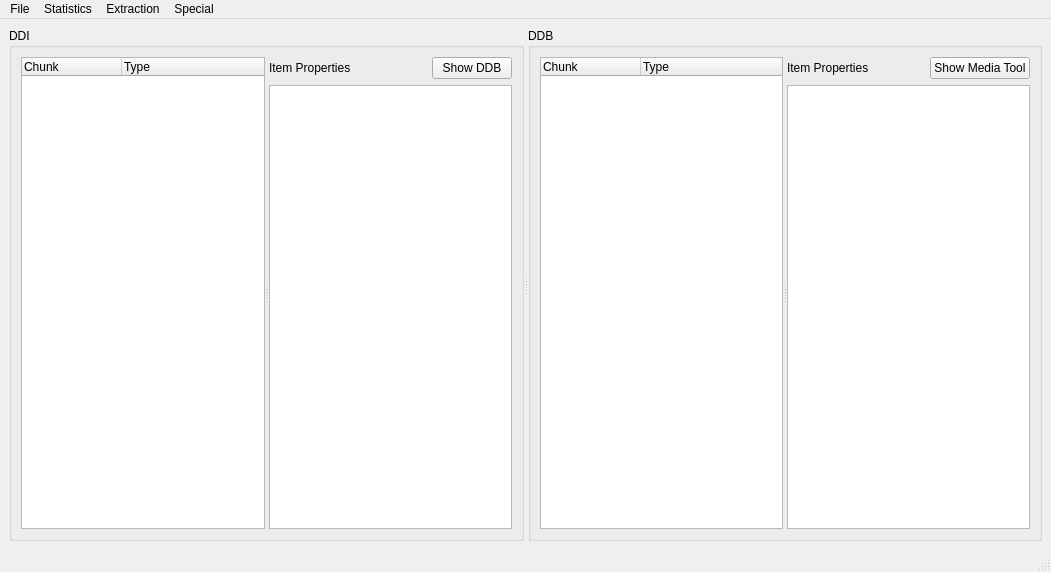
<?xml version="1.0" encoding="UTF-8"?>
<ui version="4.0">
 <class>MainWindow</class>
 <widget class="QMainWindow" name="MainWindow">
  <property name="geometry">
   <rect>
    <x>0</x>
    <y>0</y>
    <width>1051</width>
    <height>572</height>
   </rect>
  </property>
  <property name="windowTitle">
   <string>ddiview</string>
  </property>
  <widget class="QWidget" name="centralwidget">
   <layout class="QHBoxLayout" name="horizontalLayout_5">
    <item>
     <widget class="QSplitter" name="splitDdiDdb">
      <property name="orientation">
       <enum>Qt::Horizontal</enum>
      </property>
      <widget class="QGroupBox" name="grpDdi">
       <property name="title">
        <string>DDI</string>
       </property>
       <layout class="QHBoxLayout" name="horizontalLayout_2">
        <item>
         <widget class="QSplitter" name="splitter">
          <property name="orientation">
           <enum>Qt::Horizontal</enum>
          </property>
          <property name="childrenCollapsible">
           <bool>false</bool>
          </property>
          <widget class="QTreeWidget" name="treeStructure">
           <property name="uniformRowHeights">
            <bool>true</bool>
           </property>
           <property name="allColumnsShowFocus">
            <bool>true</bool>
           </property>
           <attribute name="headerCascadingSectionResizes">
            <bool>true</bool>
           </attribute>
           <column>
            <property name="text">
             <string>Chunk</string>
            </property>
           </column>
           <column>
            <property name="text">
             <string>Type</string>
            </property>
           </column>
          </widget>
          <widget class="QWidget" name="verticalLayoutWidget">
           <layout class="QVBoxLayout" name="verticalLayout">
            <item>
             <layout class="QHBoxLayout" name="horizontalLayout">
              <item>
               <widget class="QLabel" name="lblProperties">
                <property name="sizePolicy">
                 <sizepolicy hsizetype="Expanding" vsizetype="Preferred">
                  <horstretch>0</horstretch>
                  <verstretch>0</verstretch>
                 </sizepolicy>
                </property>
                <property name="text">
                 <string>Item Properties</string>
                </property>
               </widget>
              </item>
              <item>
               <widget class="QPushButton" name="btnShowDdb">
                <property name="text">
                 <string>Show DDB</string>
                </property>
                <property name="checkable">
                 <bool>true</bool>
                </property>
                <property name="checked">
                 <bool>false</bool>
                </property>
               </widget>
              </item>
             </layout>
            </item>
            <item>
             <widget class="QListWidget" name="listProperties">
              <property name="contextMenuPolicy">
               <enum>Qt::CustomContextMenu</enum>
              </property>
              <property name="textElideMode">
               <enum>Qt::ElideNone</enum>
              </property>
              <property name="flow">
               <enum>QListView::TopToBottom</enum>
              </property>
              <property name="isWrapping" stdset="0">
               <bool>false</bool>
              </property>
              <property name="resizeMode">
               <enum>QListView::Fixed</enum>
              </property>
             </widget>
            </item>
           </layout>
          </widget>
         </widget>
        </item>
       </layout>
      </widget>
      <widget class="QGroupBox" name="grpDdb">
       <property name="title">
        <string>DDB</string>
       </property>
       <layout class="QHBoxLayout" name="horizontalLayout_4">
        <item>
         <widget class="QSplitter" name="splitDdb">
          <property name="orientation">
           <enum>Qt::Horizontal</enum>
          </property>
          <property name="childrenCollapsible">
           <bool>false</bool>
          </property>
          <widget class="QTreeWidget" name="treeStructureDdb">
           <property name="uniformRowHeights">
            <bool>true</bool>
           </property>
           <property name="allColumnsShowFocus">
            <bool>true</bool>
           </property>
           <attribute name="headerCascadingSectionResizes">
            <bool>true</bool>
           </attribute>
           <column>
            <property name="text">
             <string>Chunk</string>
            </property>
           </column>
           <column>
            <property name="text">
             <string>Type</string>
            </property>
           </column>
          </widget>
          <widget class="QWidget" name="verticalLayoutWidget_2">
           <layout class="QVBoxLayout" name="verticalLayout_2">
            <item>
             <layout class="QHBoxLayout" name="horizontalLayout_3">
              <item>
               <widget class="QLabel" name="lblDdbProperties">
                <property name="sizePolicy">
                 <sizepolicy hsizetype="Expanding" vsizetype="Preferred">
                  <horstretch>0</horstretch>
                  <verstretch>0</verstretch>
                 </sizepolicy>
                </property>
                <property name="text">
                 <string>Item Properties</string>
                </property>
               </widget>
              </item>
              <item>
               <widget class="QPushButton" name="btnShowMediaTool">
                <property name="text">
                 <string>Show Media Tool</string>
                </property>
                <property name="checkable">
                 <bool>true</bool>
                </property>
                <property name="checked">
                 <bool>false</bool>
                </property>
               </widget>
              </item>
             </layout>
            </item>
            <item>
             <widget class="QListWidget" name="listDdbProperties">
              <property name="textElideMode">
               <enum>Qt::ElideNone</enum>
              </property>
              <property name="flow">
               <enum>QListView::TopToBottom</enum>
              </property>
              <property name="isWrapping" stdset="0">
               <bool>false</bool>
              </property>
              <property name="resizeMode">
               <enum>QListView::Fixed</enum>
              </property>
             </widget>
            </item>
           </layout>
          </widget>
         </widget>
        </item>
       </layout>
      </widget>
     </widget>
    </item>
   </layout>
  </widget>
  <widget class="QMenuBar" name="menubar">
   <property name="geometry">
    <rect>
     <x>0</x>
     <y>0</y>
     <width>1051</width>
     <height>21</height>
    </rect>
   </property>
   <widget class="QMenu" name="menuOpen">
    <property name="title">
     <string>File</string>
    </property>
    <addaction name="actionOpen"/>
    <addaction name="actionExportJson"/>
    <addaction name="separator"/>
    <addaction name="actionExit"/>
   </widget>
   <widget class="QMenu" name="menuStatistics">
    <property name="title">
     <string>Statistics</string>
    </property>
    <addaction name="actionPropDist"/>
    <addaction name="actionArticulationTable"/>
    <addaction name="actionactionExportDdbLayout"/>
   </widget>
   <widget class="QMenu" name="menuExtraction">
    <property name="title">
     <string>Extraction</string>
    </property>
    <addaction name="actionExtractAllSamples"/>
   </widget>
   <widget class="QMenu" name="menuSpecial">
    <property name="title">
     <string>Special</string>
    </property>
    <addaction name="actionPack_DevDB"/>
   </widget>
   <addaction name="menuOpen"/>
   <addaction name="menuStatistics"/>
   <addaction name="menuExtraction"/>
   <addaction name="menuSpecial"/>
  </widget>
  <widget class="QStatusBar" name="statusbar"/>
  <action name="actionOpen">
   <property name="text">
    <string>Open</string>
   </property>
  </action>
  <action name="actionExit">
   <property name="text">
    <string>Exit</string>
   </property>
  </action>
  <action name="actionPropDist">
   <property name="text">
    <string>Property Distribution</string>
   </property>
   <property name="toolTip">
    <string>Get the distribution of a property's values over children of certain chunks.</string>
   </property>
  </action>
  <action name="actionArticulationTable">
   <property name="text">
    <string>Articulation Table</string>
   </property>
   <property name="toolTip">
    <string>Show the possible articulation combinations included in the database</string>
   </property>
  </action>
  <action name="actionExportJson">
   <property name="text">
    <string>Export to JSON</string>
   </property>
  </action>
  <action name="actionExtractAllSamples">
   <property name="text">
    <string>Extract all samples</string>
   </property>
  </action>
  <action name="actionactionExportDdbLayout">
   <property name="text">
    <string>DDB Layout</string>
   </property>
   <property name="toolTip">
    <string>Export the chunk layout in DDB (per shown by DDI).</string>
   </property>
  </action>
  <action name="actionPack_DevDB">
   <property name="text">
    <string>Pack DevDB</string>
   </property>
  </action>
 </widget>
 <resources/>
 <connections/>
</ui>
